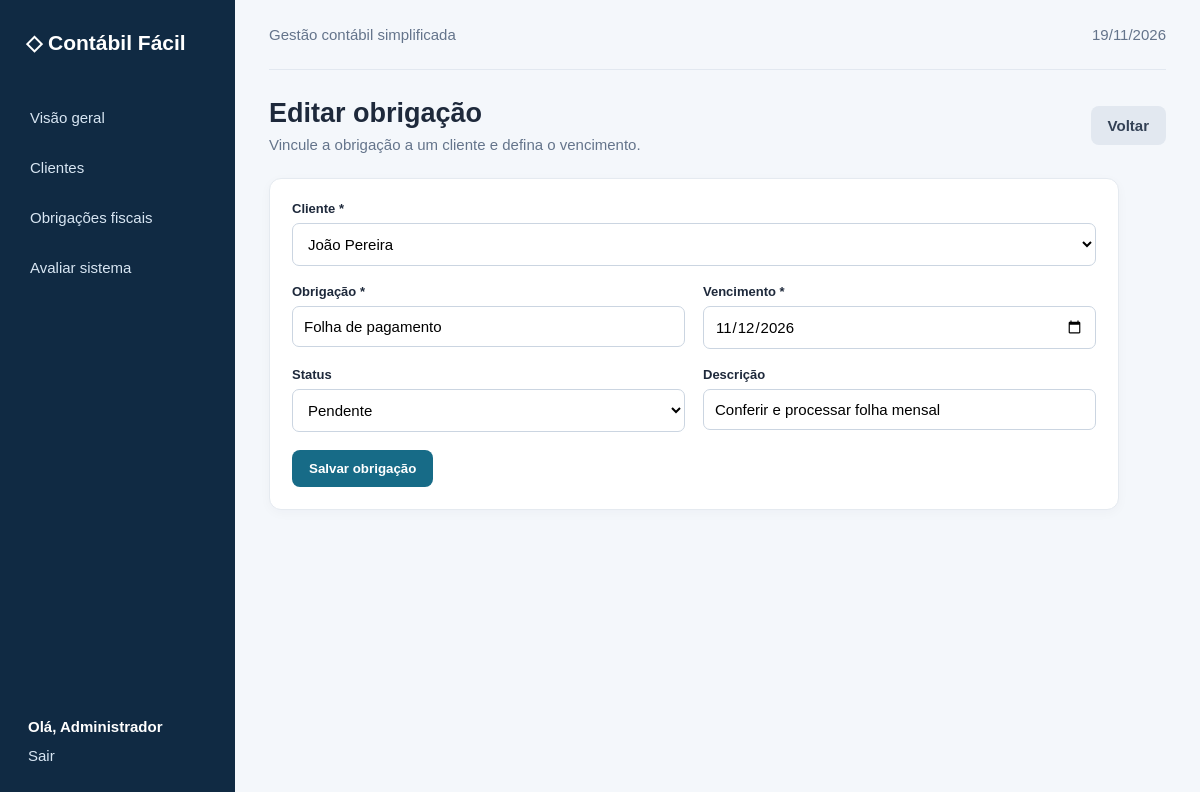
The app's page /obrigacoes/editar?id=1 (signed in) with its own data.
### tables this page shows
CREATE TABLE obrigacoes (
 id INT AUTO_INCREMENT PRIMARY KEY,
 cliente_id INT NOT NULL,
 titulo VARCHAR(160) NOT NULL,
 descricao TEXT,
 vencimento DATE NOT NULL,
 status ENUM('Pendente','Em andamento','Concluída') NOT NULL DEFAULT 'Pendente',
 criado_em TIMESTAMP DEFAULT CURRENT_TIMESTAMP,
 CONSTRAINT fk_obrigacao_cliente FOREIGN KEY(cliente_id) REFERENCES clientes(id) ON DELETE CASCADE
);

CREATE TABLE clientes (
 id INT AUTO_INCREMENT PRIMARY KEY,
 nome VARCHAR(160) NOT NULL,
 cnpj VARCHAR(30) NOT NULL,
 email VARCHAR(160),
 telefone VARCHAR(30),
 responsavel VARCHAR(120),
 criado_em TIMESTAMP DEFAULT CURRENT_TIMESTAMP,
 UNIQUE KEY uk_cliente_documento (cnpj)
);

### app/Core/helpers.php (called while the page is built, shortened)
<?php
function e(?string $value): string { return htmlspecialchars($value ?? '', ENT_QUOTES | ENT_SUBSTITUTE, 'UTF-8'); }
function render(string $view, array $data = []): void {
    require BASE_PATH . '/app/Views/layout.php';
}

### app/Controllers/ObrigacaoController.php (called while the page is built, shortened)
<?php
final class ObrigacaoController {
    public function edit(): void { auth_required(); $item=Obrigacao::find((int)($_GET['id']??0)); if(!$item) redirect('/obrigacoes'); render('obrigacoes/form',['title'=>'Editar obrigação','item'=>$item,'clients'=>$this->clients(),'errors'=>[]]); }
    private function clients(): array { return Database::connection()->query('SELECT id,nome FROM clientes ORDER BY nome')->fetchAll(); }
}

### config/config.php (called while the page is built)
<?php
return [
    'db' => [
        'host' => '127.0.0.1',
        'port' => '3306',
        'name' => 'contabil_facil',
        'user' => 'root',
        'pass' => '',
        'charset' => 'utf8mb4',
    ],
];

### app/Core/Database.php (called while the page is built)
<?php
final class Database {
    private static ?PDO $pdo = null;
    public static function connection(): PDO {
        if (self::$pdo === null) {
            $cfg = require BASE_PATH . '/config/config.php';
            $db = $cfg['db'];
            $dsn = "mysql:host={$db['host']};port={$db['port']};dbname={$db['name']};charset={$db['charset']}";
            self::$pdo = new PDO($dsn, $db['user'], $db['pass'], [
                PDO::ATTR_ERRMODE => PDO::ERRMODE_EXCEPTION,
                PDO::ATTR_DEFAULT_FETCH_MODE => PDO::FETCH_ASSOC,
                PDO::ATTR_EMULATE_PREPARES => false,
            ]);
        }
        return self::$pdo;
    }
}

### app/Models/Obrigacao.php (called while the page is built, shortened)
<?php
final class Obrigacao {
    public static function find(int $id): ?array {
        $s = Database::connection()->prepare(
            'SELECT * FROM obrigacoes WHERE id = ?'
        );
        $s->execute([$id]);
        return $s->fetch() ?: null;
    }
}

### app/Views/obrigacoes/form.php (the view, shortened to what this page needs)
<div class="page-head"><div><h1><?=e($title)?></h1><p>Vincule a obrigação a um cliente e defina o vencimento.</p></div><a class="btn secondary" href="/obrigacoes">Voltar</a></div>
<form class="panel form-grid" method="post" action="<?=isset($item['id'])?'/obrigacoes/atualizar':'/obrigacoes/salvar'?>"><?=csrf_field()?><?php if(isset($item['id'])):?><input type="hidden" name="id" value="<?=$item['id']?>"><?php endif;?>
<div class="wide"><label>Cliente *</label><select name="cliente_id"><?php foreach($clients as $c):?><option value="<?=$c['id']?>" <?=((int)($item['cliente_id']??0)===(int)$c['id'])?'selected':''?>><?=e($c['nome'])?></option><?php endforeach;?></select></div>
<div><label>Obrigação *</label><input name="titulo" value="<?=e($item['titulo']??'')?>" placeholder="Ex.: DAS - Simples Nacional"></div>
<div><label>Vencimento *</label><input type="date" name="vencimento" value="<?=e($item['vencimento']??'')?>"><?php if(isset($errors['vencimento'])):?><small class="field-error"><?=e($errors['vencimento'])?></small><?php endif;?></div>
<div><label>Status</label><select name="status"><?php foreach(['Pendente','Em andamento','Concluída'] as $s):?><option <?=$s===($item['status']??'Pendente')?'selected':''?>><?=e($s)?></option><?php endforeach;?></select></div>
<div><label>Descrição</label><input name="descricao" value="<?=e($item['descricao']??'')?>"></div><div class="wide"><button class="btn" <?=$clients?'':'disabled'?>>Salvar obrigação</button></div></form>

### assets/style.css (style rules this page uses)
* { box-sizing: border-box; }
body { margin: 0; background: #f4f7fb; color: #1e293b; font: 15px Arial, sans-serif; }
.page-head { display: flex; justify-content: space-between; align-items: center; margin: 12px 0 25px; }
.page-head h1 { margin: 0 0 7px; font-size: 27px; }
.page-head p { margin: 0; color: #64748b; }
.btn { display: inline-block; border: 0; background: #176b87; color: white; text-decoration: none; padding: 11px 17px; border-radius: 8px; font-weight: 600; cursor: pointer; }
.btn.secondary { background: #e2e8f0; color: #334155; }
.stat, .panel { background: white; border: 1px solid #e5eaf0; border-radius: 12px; box-shadow: 0 3px 12px #102a4308; }
.panel { padding: 22px; }
.filters input, .filters select, input, select, textarea { font: inherit; border: 1px solid #cbd5e1; border-radius: 7px; padding: 11px; background: white; width: 100%; }
.form-grid { display: grid; grid-template-columns: 1fr 1fr; gap: 18px; max-width: 850px; }
.form-grid label, .login-card label { display: block; font-weight: 600; font-size: 13px; margin-bottom: 7px; }
.form-grid .wide { grid-column: 1 / -1; }

### records on screen
obrigacoes: cliente_id "João Pereira", titulo "Folha de pagamento", vencimento "11/12/2026", descricao "Conferir e processar folha mensal"

### other values on screen
current_user() "Administrador"
$title "Editar obrigação"
form field status "Pendente"
